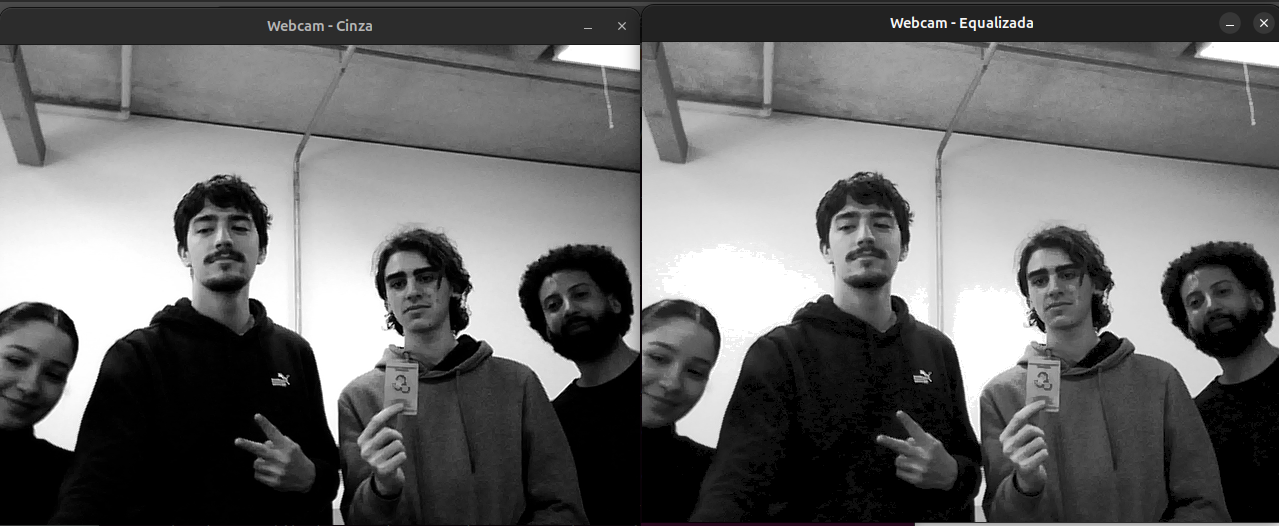
//> input picture relatorios/relatorio_4/equalizacao_cinza.png, 1279 x 526 px, given in place of the camera
$ ./b.3_Adicionando_Limiarização   (built with g++ and OpenCV 4)
//> lines starting //> are read from the running program, lines starting //| are printed output that depends on the picture; after the words box and inside, x2 and y2 are one past the last pixel; in counts of white or black regions, pixels touching at a corner belong together
#include <opencv2/opencv.hpp>
#include <opencv2/imgproc.hpp>
#include <opencv2/highgui.hpp>
#include <iostream>
#include <vector>

using namespace cv;
using namespace std;

int main() {
    VideoCapture cap(0);
    if (!cap.isOpened()) {
        cout << "Erro ao abrir a webcam" << endl;
        return -1;
    }

    Mat frame, gray, equalized;
    Mat binary_sem_eq, binary_com_eq;

    // Valor do limiar (threshold), pode ser ajustado
    double thresh_value = 128.0;
    double max_value = 255.0;

    while (true) {
        cap >> frame;
//> frame is the input picture: 526 rows x 1279 cols, CV_8UC3; mean B, G, R 104.2, 104.2, 104.3
        if (frame.empty()) break;

        cvtColor(frame, gray, COLOR_BGR2GRAY);
        equalizeHist(gray, equalized);
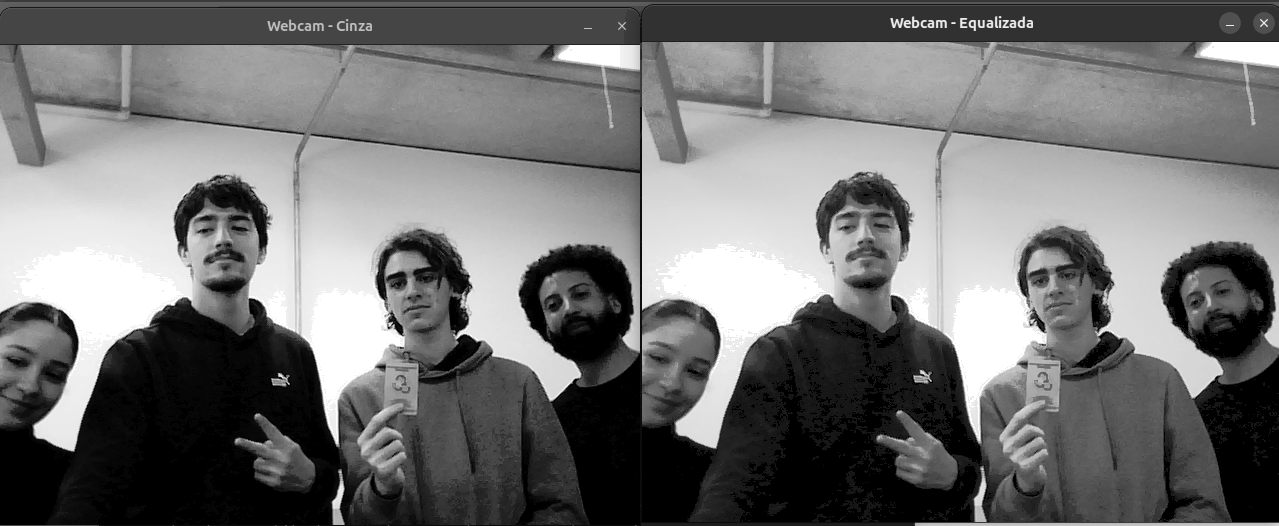
//> equalized: 526 rows x 1279 cols, CV_8UC1; min 0, max 255, mean 114.6

        // Binarização SEM equalização (baseada na img 'gray')
        threshold(gray, binary_sem_eq, thresh_value, max_value, THRESH_BINARY);
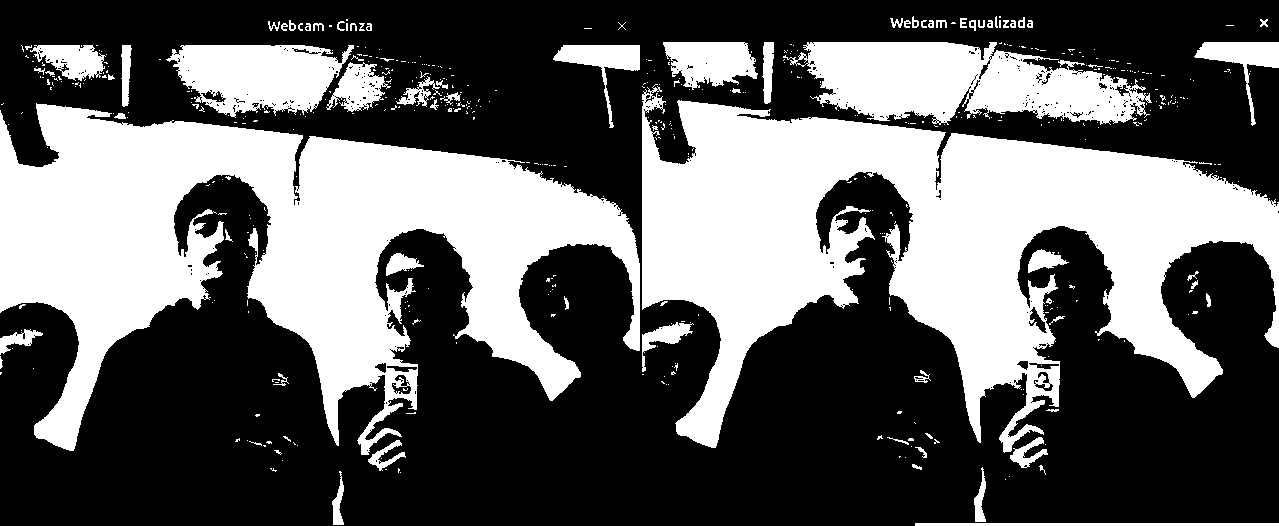
//> binary_sem_eq: 526 rows x 1279 cols, CV_8UC1; 38.6% white; 514 white regions (439 under 20 px), largest, box (x1, y1, x2, y2) and area: (642, 84, 1279, 453) 106876, (0, 103, 640, 455) 103889, (783, 42, 1152, 125) 19441

        // Binarização COM equalização (baseada na img 'equalized')
        threshold(equalized, binary_com_eq, thresh_value, max_value, THRESH_BINARY);
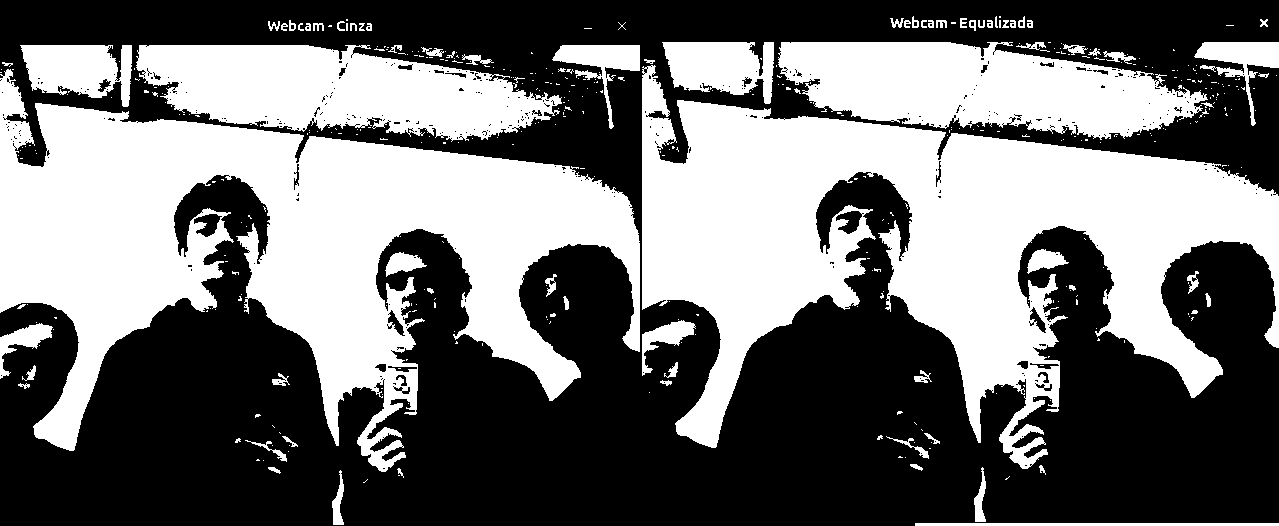
//> binary_com_eq: 526 rows x 1279 cols, CV_8UC1; 44.5% white; 421 white regions (343 under 20 px), largest, box (x1, y1, x2, y2) and area: (642, 65, 1279, 469) 110895, (0, 69, 640, 472) 110658, (778, 42, 1208, 140) 27377

        // Mostrar resultados
        imshow("Webcam - Equalizada", equalized);
        imshow("Binaria (Sem EQ)", binary_sem_eq);
        imshow("Binaria (Com EQ)", binary_com_eq);

        if (waitKey(1) == 27) break;
//> the Esc key is pressed
    }

    cap.release();
    destroyAllWindows();
    return 0;
}

$ run again, on relatorios/relatorio_4/equalizacao_cor_paschoim.png
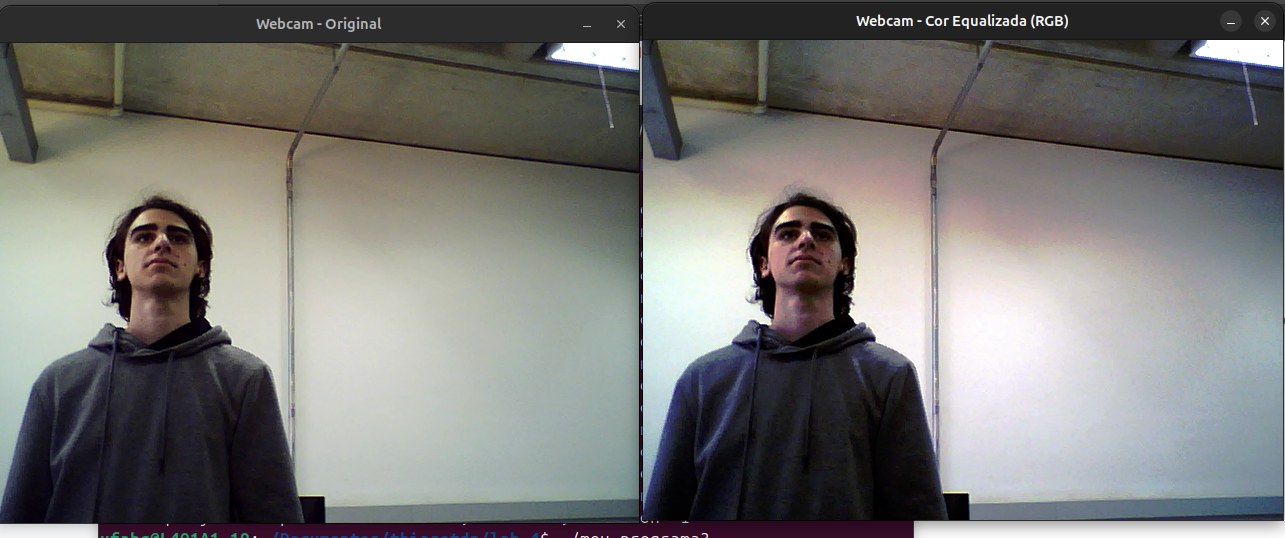
//> input picture relatorios/relatorio_4/equalizacao_cor_paschoim.png, 1285 x 538 px, given in place of the camera
//> frame is the input picture: 538 rows x 1285 cols, CV_8UC3; mean B, G, R 116.4, 119.1, 119.9
//> `threshold(gray, binary_sem_eq, thresh_value, max_value, THRESH_BINARY);`:
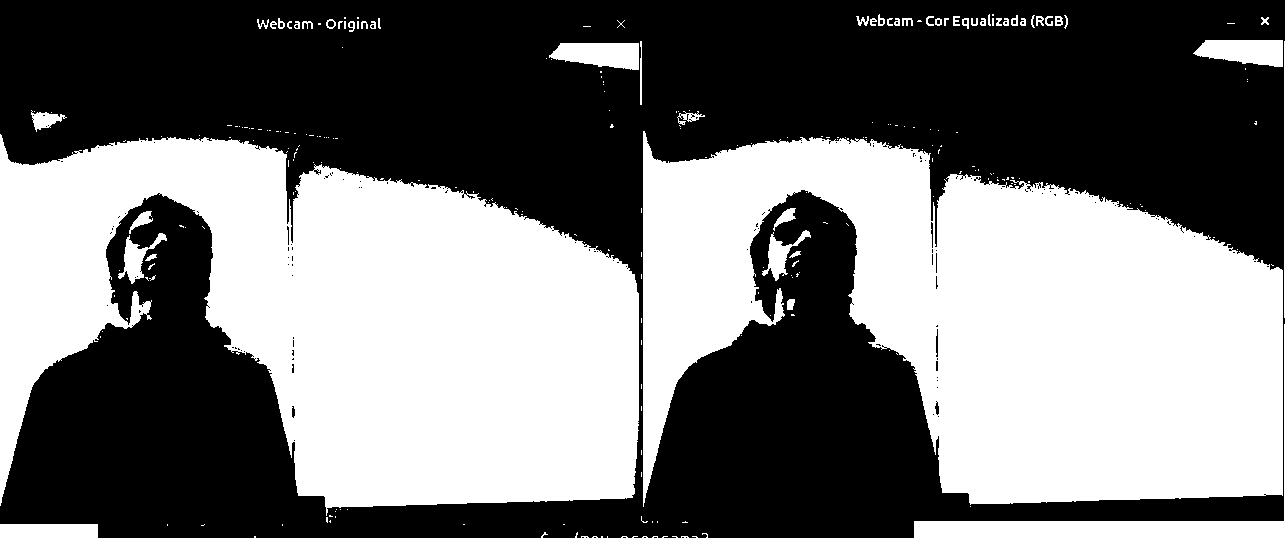
//> binary_sem_eq: 538 rows x 1285 cols, CV_8UC1; 46.1% white; 263 white regions (210 under 20 px), largest, box (x1, y1, x2, y2) and area: (0, 134, 639, 516) 152751, (643, 131, 1283, 507) 149131, (914, 324, 1285, 538) 6504
//> `threshold(equalized, binary_com_eq, thresh_value, max_value, THRESH_BI..`:
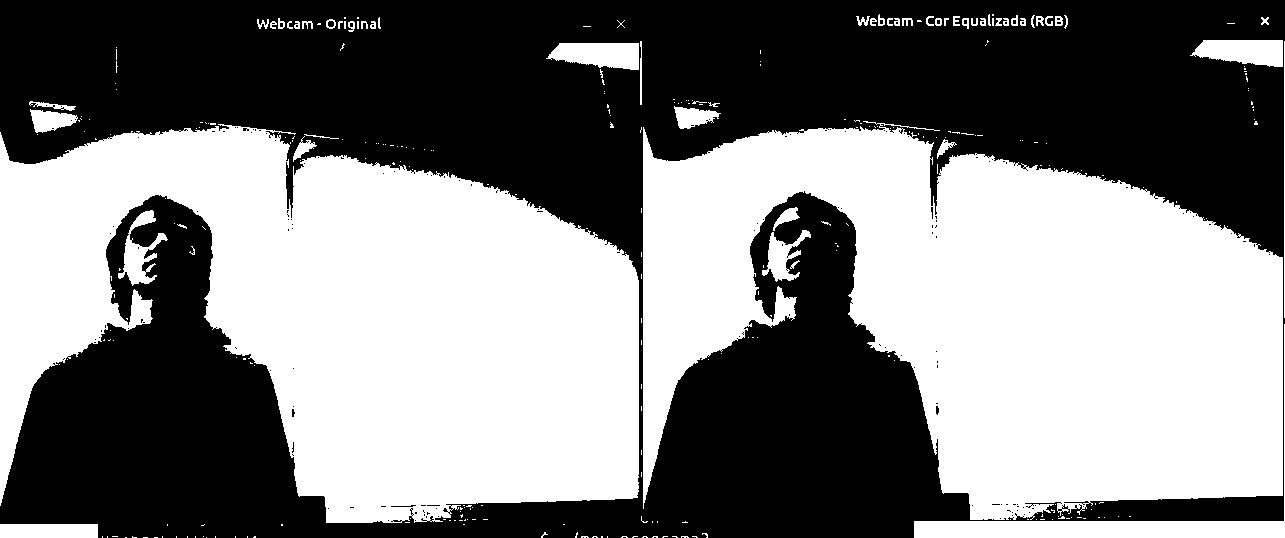
//> binary_com_eq: 538 rows x 1285 cols, CV_8UC1; 49.6% white; 308 white regions (251 under 20 px), largest, box (x1, y1, x2, y2) and area: (0, 124, 639, 523) 162792, (643, 121, 1283, 520) 160840, (914, 324, 1285, 538) 6504

$ run again, on relatorios/relatorio_4/equalizacao_cor_pompeu.png
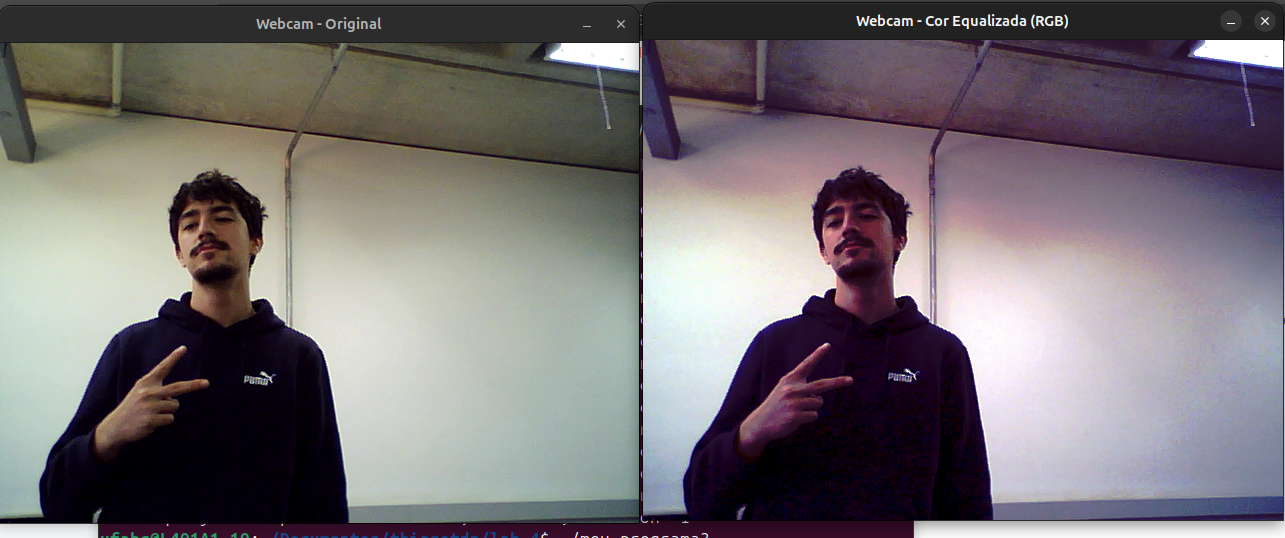
//> input picture relatorios/relatorio_4/equalizacao_cor_pompeu.png, 1285 x 538 px, given in place of the camera
//> frame is the input picture: 538 rows x 1285 cols, CV_8UC3; mean B, G, R 115.8, 112.5, 118.4
//> `threshold(gray, binary_sem_eq, thresh_value, max_value, THRESH_BINARY);`:
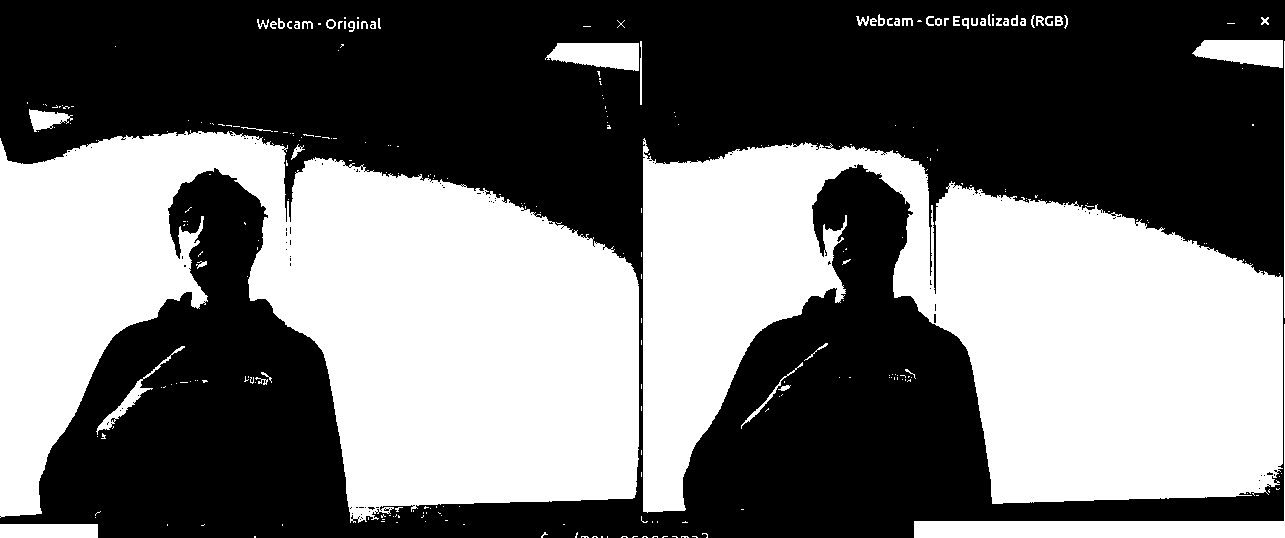
//> binary_sem_eq: 538 rows x 1285 cols, CV_8UC1; 44.7% white; 293 white regions (237 under 20 px), largest, box (x1, y1, x2, y2) and area: (0, 130, 639, 523) 153715, (643, 138, 1283, 513) 139265, (914, 324, 1285, 538) 6504
//> `threshold(equalized, binary_com_eq, thresh_value, max_value, THRESH_BI..`:
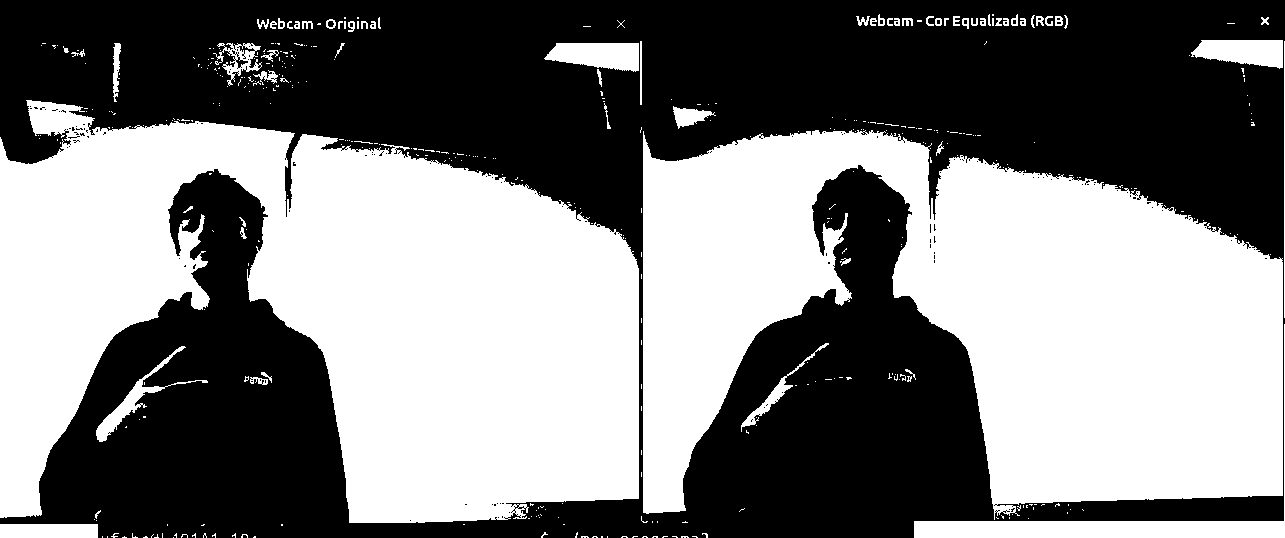
//> binary_com_eq: 538 rows x 1285 cols, CV_8UC1; 49.3% white; 431 white regions (365 under 20 px), largest, box (x1, y1, x2, y2) and area: (0, 100, 639, 523) 168285, (643, 130, 1283, 520) 152833, (914, 324, 1285, 538) 6504
